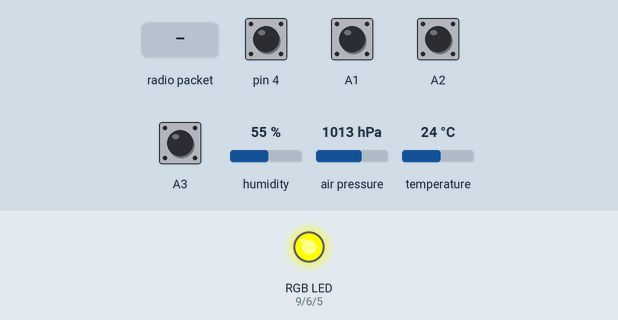
The sketch below on a simulated Arduino Uno, built with avr-gcc and run on an emulated ATmega328P. On the bench: an RGB LED mixed from three pins (HIGH = lit). The test bench sets the inputs (shaded band); at power-on: A1–3, pin 4 HIGH, humidity 55 %, air pressure 1013 hPa, temperature 24 °C. No radio packets arrive unless stated; what the sketch prints to the serial monitor is not drawn.

Above: at 0.4 s.
At 2.0 s:
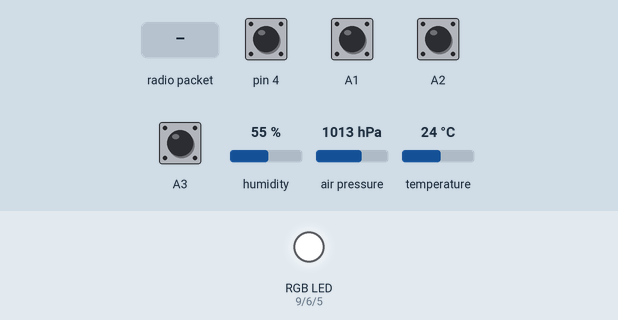
2.1 s: radio packet "5" arrives
At 22.39 s:
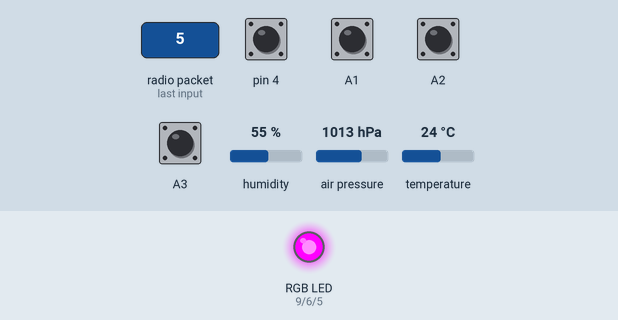
Timing chart, 0 to 23.8 s (numbered marks = the images above; inputs shaded):
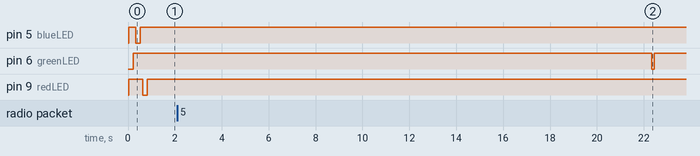

The sketch:

LoRaSenderBME_ID.ino
```cpp
// (licence header left out)
// #define ESP8266 // Uncomment if you want to use the sketch for the Wemos shield
// #define BMP     // Uncomment if you want to use a BMP085 sensor
#define BME      // Uncomment if you want to use BME280 sensor
// #define INTER  //uncomment if you want to use interrupt 1 insteaad of a timer interrupt

#include <SPI.h>
#include <LoRa.h>

//#include <Adafruit_BMP085.h>  // Uncomment if you want to use a BMP085 sensor
#include <Adafruit_Sensor.h>  // Uncomment if you want to use BME280 sensor
#include <Adafruit_BME280.h>  // Uncomment if you want to use BME280 sensor

#ifndef ESP8266
#include <LowPower.h>
#endif

//const long freq = 868E6;  // for Europe?
const long freq = 915E6;  // for USA
const int SF = 9;
const long bw = 125E3;
long zeroAltitude;

long counter = 1L, messageLostCounter = 0L;
//#define BMP
// #define INTER

#ifdef BMP
Adafruit_BMP085 bmp;
#endif
#ifdef BME
Adafruit_BME280 bme; // I2C
#endif

// My known globals
float h, t, dp, p, pin;
double vcc;
char humidityString[6];
char temperatureFString[6];
char dpString[6];
char pressureString[7];
char pressureInchString[6];
char *retString = "";
char message[90];
char localMsg[90];
char convertBuff[40];
char messageAndID[120];

int blueLED = 5;
int greenLED = 6;
int redLED = 9;
int ledOFF = 255;
int ledON = 0;

const double highGuard = 3.5;
const double lowGuard = 3.25;

boolean sw0 = false;
boolean sw1 = false;
boolean sw2 = false;
boolean sw3 = false;
int id;


void setup() {
    Serial.begin(57600);  // Arduino pro mini can't go any faster than this
    while (!Serial);

    // define A1, A2 and A3 as inputs; we'll use them to read a DIP switch for an ID for the unit
    pinMode(A1, INPUT);
    digitalWrite(A1, INPUT_PULLUP);  // set pullup on analog pin 1
    pinMode(A2, INPUT);
    digitalWrite(A2, INPUT_PULLUP);  // set pullup on analog pin 2
    pinMode(A3, INPUT);
    digitalWrite(A3, INPUT_PULLUP);  // set pullup on analog pin 3
    // and define 4 as an input for the ID
    pinMode(4, INPUT);
    digitalWrite(4, INPUT_PULLUP); // set pullup on digital pin 4
    readID();  // read the DIP switch

#ifdef ESP8266
    LoRa.setPins(16, 17, 15); // set CS, reset, IRQ pin
#else
    LoRa.setPins(10, A0, 2); // set CS, reset, IRQ pin
#endif

    Serial.println("LoRa Sender");

    if (!LoRa.begin(freq)) {
        Serial.println("Starting LoRa failed!");
        while (1);
    }
    LoRa.setSpreadingFactor(SF);
    //  LoRa.setSignalBandwidth(bw);

#ifdef BMP
    if (!bmp.begin()) {
        Serial.println("Could not find a valid BMP085 sensor, check wiring!");
        while (1) {}
    }
    Serial.print("Pressure = ");
    zeroAltitude = bmp.readPressure();
    Serial.println(zeroAltitude);
    Serial.println(" Pa");
#endif
#ifdef BME
    //BME init
    Serial.println(F("BME280 test"));
    if (!bme.begin()) {
        Serial.println("Could not find a valid BME280 sensor, check wiring or power cycle!");
        while (1); {}
    }
#endif

#ifdef INTER
    pinMode(3, INPUT);
    Serial.println("Interrupt driven");
#endif

    Serial.print("Frequency ");
    Serial.print(freq);
    Serial.print(" Bandwidth ");
    Serial.print(bw);
    Serial.print(" SF ");
    Serial.println(SF);

    // cycle the RGB LED to show it's operable
    pulseLED(greenLED, ledON, 200);
    delay(100); pulseLED(blueLED, ledON, 200);
    delay(100); pulseLED(redLED, ledON, 200);

} // end of setup

void loop() {

    readID(); // read the DIP switch

#ifdef INTER
    attachInterrupt(1, wakeUp, RISING);
#endif

#ifdef BMP
    //delay(100);
    int alti = (int)bmp.readAltitude(zeroAltitude);
    sprintf(message, "{\"Alt\":\"%3d\",\"Count\":\"%03d\",\"Lost\":\"%3d\",BMP}", alti, counter, messageLostCounter);
    sendLoRaMessage();
#endif

#ifdef BME
    //delay(100);
    // read our local Vcc
    vcc = (double)(readVcc()/10)/100.0;
    //retString = ftoa(convertBuff, (double)(readVcc()/10)/100.0, 3);
    retString = ftoa(convertBuff, vcc, 3);
    sprintf(message, "{\"ID\":\"%02d\",\"analogpin\":%s}", id, retString);
    sendLoRaMessage();
    pinMode(blueLED, OUTPUT); analogWrite(blueLED, ledOFF);
    pinMode(greenLED, OUTPUT);  analogWrite(greenLED, ledOFF);
    pinMode(redLED, OUTPUT); analogWrite(redLED, ledOFF);
    if (vcc >= highGuard) {
        analogWrite(greenLED, ledON); delay(100); analogWrite(greenLED, ledOFF); // GREEN
    }
    if (vcc < highGuard && vcc >= lowGuard) {
        analogWrite(greenLED, ledON); analogWrite(redLED, ledON); delay(100); analogWrite(greenLED, ledOFF); analogWrite(redLED, ledOFF); // YELLOW
    }
    if (vcc < lowGuard) {
        analogWrite(redLED, ledON); delay(100); analogWrite(redLED, ledOFF); // RED
    }

    // read our sensor
    readBME();

    retString = ftoa(convertBuff, (double)t, 3); // TEMPERATURE
    sprintf(message, "{\"ID\":\"%02d\",\"temperature\":%s}", id, retString);
    sendLoRaMessage();

    retString = ftoa(convertBuff, (double)h, 3); // HUMIDITY
    sprintf(message, "{\"ID\":\"%02d\",\"humidity\":%s}", id, retString);
    sendLoRaMessage();

    retString = ftoa(convertBuff, (double)p, 3); // PRESSURE
    sprintf(message, "{\"ID\":\"%02d\",\"rawpressure\":%s}", id, retString);
    sendLoRaMessage();

    retString = ftoa(convertBuff, (double)pin, 3); // PRESSURE IN INCHES
    sprintf(message, "{\"ID\":\"%02d\",\"pressure\":%s}", id, retString);
    sendLoRaMessage();

    retString = ftoa(convertBuff, (double)dp, 3); // DEW POINT
    sprintf(message, "{\"ID\":\"%02d\",\"dewpoint\":%s}", id, retString);
    sendLoRaMessage();

    //sprintf(message, "{\"ID\":\"%02d\",\"ID\":%d}", id, id);  // ID
    //sendLoRaMessage();

    sprintf(message, "{\"ID\":\"%02d\",\"Count\":\"%03d\",\"Lost\":\"%03d\"}", id, counter, messageLostCounter); // Lost messages?
    sendLoRaMessage();
#endif

#if !defined (BMP) && !defined (BME)
    sprintf(message, "{\"Vcc\":\"%s\",\"Count\":\"%03d\",\"Lost\":\"%03d\",no BMP}", retString, counter, messageLostCounter);
    sendLoRaMessage();
#endif

#ifdef ESP8266
    delay(8000);
#else
    Serial.println("Falling asleep");  // for Arduino pro mini
    delay(100);
#ifdef INTER
        LowPower.powerDown(SLEEP_FOREVER, ADC_OFF, BOD_OFF);  // use interrupt
        detachInterrupt(1);
#else
        LowPower.powerDown(SLEEP_8S, ADC_OFF, BOD_OFF);       // use sleep
        delay(10000);
#endif
#endif
} // end of loop

void pulseLED(int pin, int value, int duration) {
    //return;
    // set up LED pins
    pinMode(blueLED, OUTPUT); analogWrite(blueLED, ledOFF);
    pinMode(greenLED, OUTPUT);  analogWrite(greenLED, ledOFF);
    pinMode(redLED, OUTPUT); analogWrite(redLED, ledOFF);
    analogWrite(pin, value); delay(duration); analogWrite(pin, ledOFF);
}

void readID() {
    //return;
    // at this point, without a DIP switch connected, A1, A2 and A3 will read HIGH
    if (digitalRead(A1)) {
        sw0 = true;
    } else {
        sw0 = false;
    }
    if (digitalRead(A2)) {
        sw1 = true;
    } else {
        sw1 = false;
    }
    if (digitalRead(A3)) {
        sw2 = true;
    } else {
        sw2 = false;
    }
    // and define 4 as an input for the ID
    pinMode(4, INPUT);
    digitalWrite(4, INPUT_PULLUP); // set pullup on digital pin 4
    if (digitalRead(4)) {
        sw3 = true;
    } else {
        sw3 = false;
    }
    id = (sw3 * 8) + (sw2 * 4) + (sw1 * 2) + (sw0 * 1);
    return;
    Serial.print("ID is: ");
    Serial.print(sw3);
    Serial.print(" ");
    Serial.print(sw2);
    Serial.print(" ");
    Serial.print(sw1);
    Serial.print(" ");
    Serial.println(sw0);
}

void sendLoRaMessage(){
    sendMessage(message);
    int nackCounter = 0;
    while (!receiveAck(message) && nackCounter <= 5) {
        Serial.println(" refused ");
        Serial.print(nackCounter);
        LoRa.sleep();
        delay(1000);
        sendMessage(message);
        nackCounter++;
    }

    if (nackCounter >= 5) {
        Serial.println("");
        Serial.println("--------------- MESSAGE LOST ---------------------");
        messageLostCounter++;
        delay(100);
    } else {
        Serial.println("Acknowledged ");
    }
    counter++;
    delay(1000);
    LoRa.sleep();
}

long readVcc() {  // read our local Vcc ... Arduino pro mini
    long result;
    // Read 1.1V reference against AVcc
    ADMUX = _BV(REFS0) | _BV(MUX3) | _BV(MUX2) | _BV(MUX1);
    delay(2); // Wait for Vref to settle
    ADCSRA |= _BV(ADSC); // Convert
    while (bit_is_set(ADCSRA, ADSC));
    result = ADCL;
    result |= ADCH << 8;
    result = 1126400L / result; // Back-calculate AVcc in mV
    return result;
}

bool receiveAck(String message) {
    String ack;
    Serial.print(" Waiting for Ack ");
    bool stat = false;
    unsigned long entry = millis();
    while (stat == false && millis() - entry < 2000) {
        if (LoRa.parsePacket()) {
            ack = "";
            while (LoRa.available()) {
                ack = ack + ((char)LoRa.read());
            }
            int check = 0;
            // Serial.print("///");
            for (int i = 0; i < message.length(); i++) {
                check += message[i];
                //Serial.print(message[i]);
            }
            /*    Serial.print("/// ");
            Serial.println(check);
            Serial.print(message);
            */
            Serial.print(" Ack ");
            Serial.print(ack);
            Serial.print(" Check ");
            Serial.print(check);
            if (ack.toInt() == check) {
                Serial.print(" Checksum OK ");
                stat = true;
            }
        }
    }
    return stat;
}

void readBME() {
    // get data from BME
    h = bme.readHumidity();
    t = bme.readTemperature();
    t = t*1.8+32.0;
    dp = t-0.36*(100.0-h);
    p = bme.readPressure()/100.0F; // pressure in Pascals, 100 Pascals is 1 hPa (aka millibar)
    pin = 0.02953*p;               // pressure in inches of Hg
}


void sendMessage(String message) {
    Serial.print(message);
    // add our ID
    //sprintf(messageAndID,"
    // send packet
    LoRa.beginPacket();
    LoRa.print(message);
    LoRa.endPacket();
}

void wakeUp()
{
    delay(100);
    Serial.println("wakeup");
    delay(100);
}

char *ftoa(char *a, double f, int precision) { // http://forum.arduino.cc/index.php?topic=44262.0
   long p[] = {0,10,100,1000,10000,100000,1000000,10000000,100000000};

   char *ret = a;
   long heiltal = (long)f;
   itoa(heiltal, a, 10);
   while (*a != '\0') a++;
   *a++ = '.';
   long desimal = abs((long)((f - heiltal) * p[precision]));
   itoa(desimal, a, 10);
   return ret;
}
```
